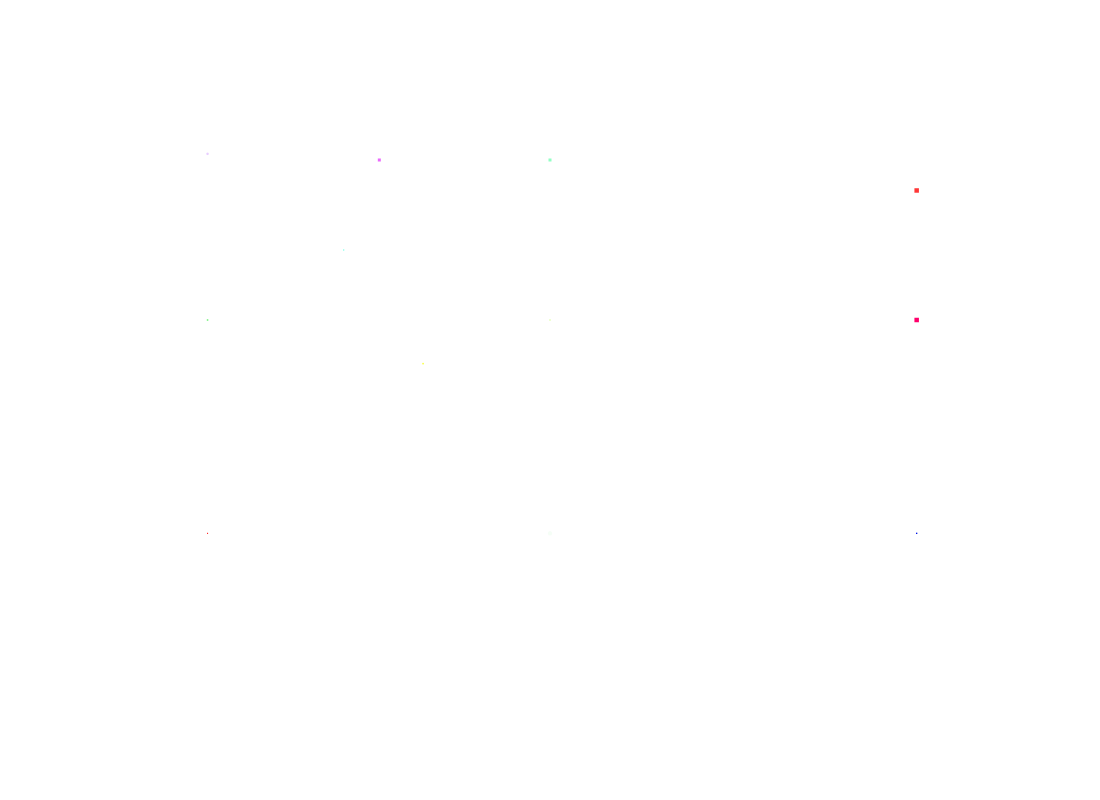
Frame 1 (no input)
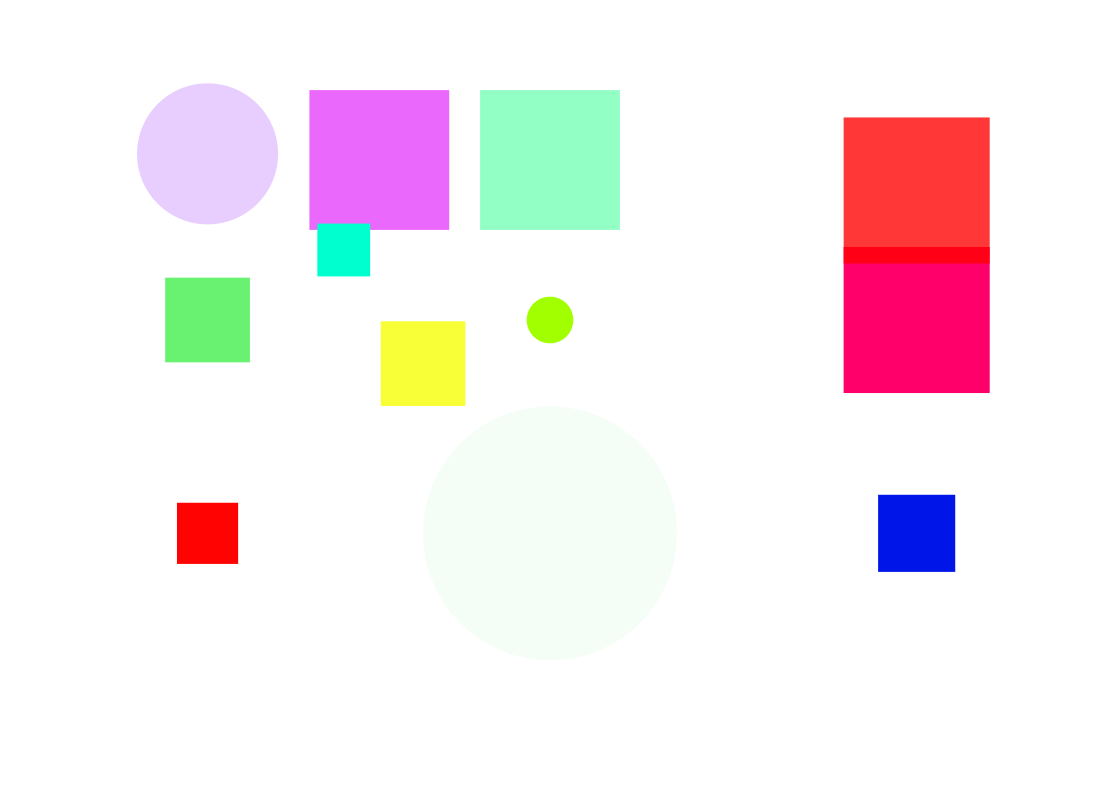
Frame 60 (the mouse pressed at the canvas centre just before this capture)
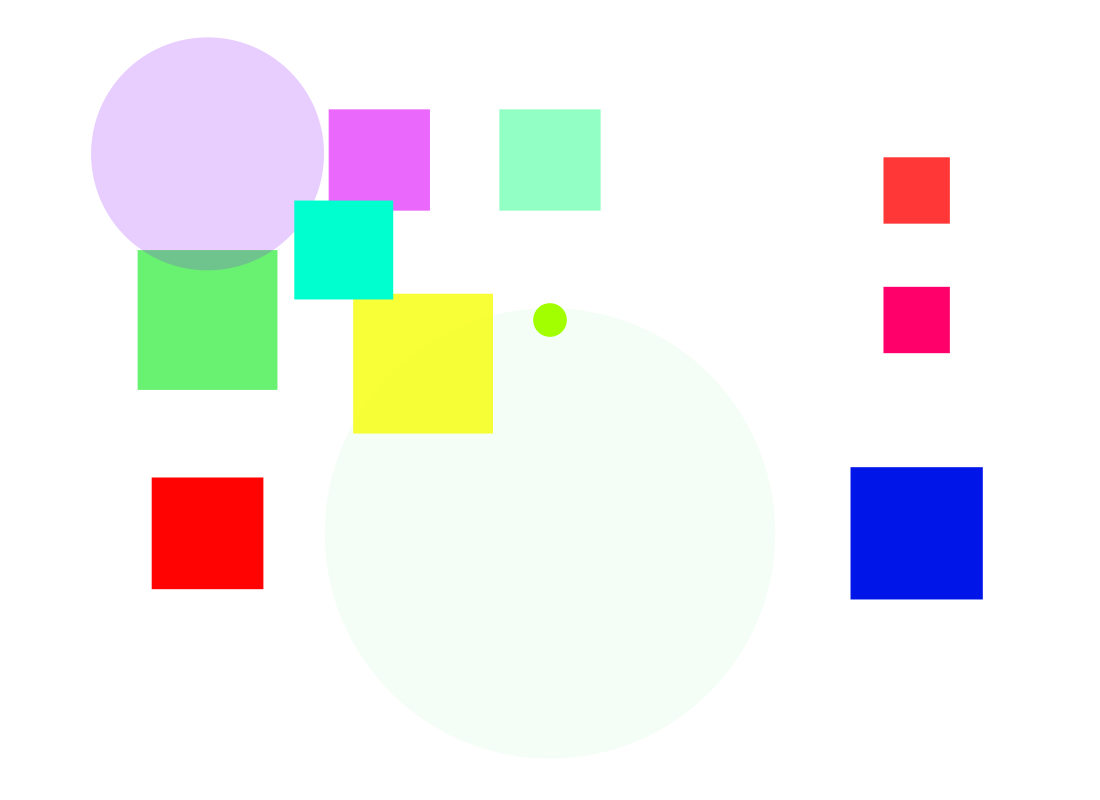
Frame 120 (the mouse held since frame 60 and released just before this capture)

The Processing sketch that drew these frames (run headless with seeded random() and noise(); from frame 60 on, the mouse is pressed at the canvas centre):

// Processing sketch: processing_114792
// ── processing_114792.pde


void setup(){
 size (1100,800); 
 
 

}

void draw(){

  /*
  if (mousePressed == true){
   background(0,23,252);
} else{
  
 */
 


  
noStroke();
 

background(255);


rectMode(CENTER);  
  
  
  // Bright red  1
  
fill(255,3,3);
float d = sin(frameCount*0.007)*150;
rect(width/5.3, height/1.5, d , d);


// Dark red   2

fill(0,232,13,10);
 float r = sin(frameCount*0.008)*550;
ellipse(width/2, height/1.5, r , r);

// Pink (pale red)  3

fill(0,21,232);
float c = sin(frameCount*0.009)*150;
rect(width/1.2, height/1.5, c , c);







// Dark red   4

fill(0,232,13,150);
 float m = sin(frameCount*0.01)*150;
rect(width/5.3, height/2.5, m , m);

// 5

fill(161,255,0);
float j = sin(frameCount*0.02)*50;
ellipse(width/2, height/2.5, j , j);



// Pink (pale red)   6

fill(255,0,107);
float g = sin(frameCount*0.03)*150;
rect(width/1.2, height/2.5, g , g);










// Pink (pale red)   8

fill(136,3,255,50);
float f = sin(frameCount*0.01)*250;
ellipse(width/5.3, height/5.2, f , f);



// Pink (pale red)   9

fill(3,255,118,110);
float y = sin(frameCount*0.02)*150;
rect(width/2, height/5, y , y);



// Pink (pale red)   7

fill(255,0,0,200);
float w = sin(frameCount*0.03)*150;
rect(width/1.2, height/4.2, w , w);


  





fill(246,255,0,200);
float u = sin(frameCount*0.01)*150;
rect(width/2.6, height/2.2, u , u);



// Pink (pale red)   9

fill(220,0,250,150);
float q = sin(frameCount*0.02)*150;
rect(width/2.9, height/5, q, q);



// Pink (pale red)   7

fill(0,255,206);
float a = sin(frameCount*0.006)*150;
rect(width/3.2, height/3.2, a , a);


}
